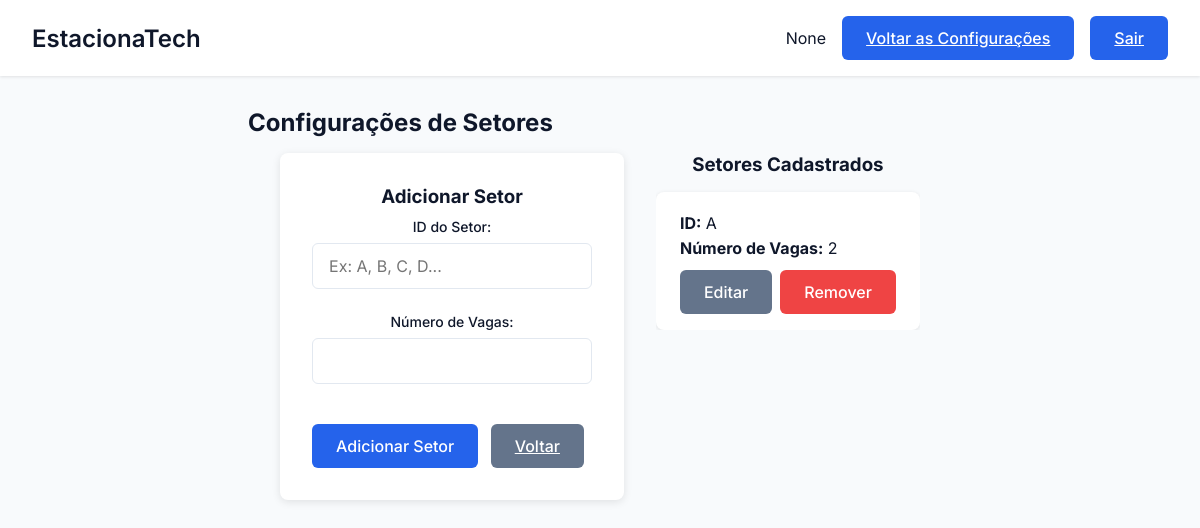
The page /setor/config_setores on the database as committed earlier.
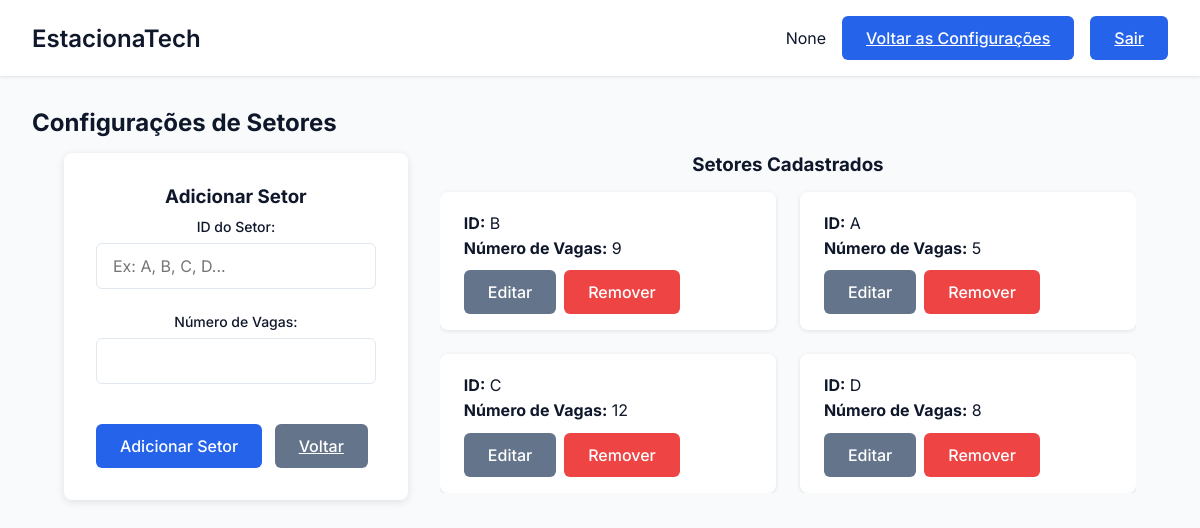
The same page on the database as committed later.
### tables this page shows
CREATE TABLE Setor (
        id_setor TEXT PRIMARY KEY,
        n_vagas INTEGER NOT NULL
    );

### EstacionaTech/routes/setor_routes.py (the view)
@setor_bp.route('/config_setores')
def config_setores():
    setores = SetorController.listar_setores()
    return render_template('config_setores.html', setores=setores)

### EstacionaTech/controllers/setor_controller.py (called while the page is built)
    @staticmethod
    def listar_setores():
        setores = Setor.listar_todos()
        return setores

### EstacionaTech/database/database.py (called while the page is built)
def conectar():
    diretorio_db = "EstacionaTech/database"
    if not os.path.exists(diretorio_db):
        os.makedirs(diretorio_db)  # Criar diretório caso não exista
    return sqlite3.connect(f"{diretorio_db}/estacionatech.db")

### EstacionaTech/models/setor.py (called while the page is built)
    def listar_todos():
        conn = conectar()
        cursor = conn.cursor()
        cursor.execute("SELECT * FROM Setor")
        setores = cursor.fetchall()
        conn.close()
        return setores

### EstacionaTech/templates/config_setores.html (shortened to what this page needs)
<!DOCTYPE html>
<html lang="pt-BR">
<head>
    <link rel="stylesheet" href="{{ url_for('static', filename='css/estilo.css') }}">
    <link rel="stylesheet" href="{{ url_for('static', filename='css/setores.css') }}">
</head>
<body>
    <div class="dashboard">
        <header class="dashboard-header">
            <nav class="dashboard-nav container">
                <h1 class="dashboard-title">EstacionaTech</h1>
                <div class="dashboard-user">
                    <span>{{ session.get('nome') }}</span>
                    <a href="{{ url_for('admin.configuracoes_admin') }}" class="btn btn-primary">Voltar as Configurações</a>
                    <a href="{{ url_for('auth.logout') }}" class="btn btn-primary">Sair</a>
                </div>
            </nav>
        </header>
        <main class="dashboard-content container">
            <h2>Configurações de Setores</h2>
            <div class="setores-layout">
                <div class="form-container">
                    <div class="dashboard-card">
                        <h3>Adicionar Setor</h3>
                        <form action="{{ url_for('setor.adicionar_setor') }}" method="POST" class="form">
                            <div class="form-group">
                                <label class="form-label" for="id_setor">ID do Setor:</label>
                                <input class="form-input" type="text" id="id_setor" name="id_setor" required placeholder="Ex: A, B, C, D...">
                            </div>
                            <div class="form-group">
                                <label class="form-label" for="n_vagas">Número de Vagas:</label>
                                <input class="form-input" type="number" id="n_vagas" name="n_vagas" required min="1">
                            </div>
                            <button type="submit" class="btn btn-primary">Adicionar Setor</button>
                            <a href="{{ url_for('configadm.configuracoes_admin') }}" class="btn btn-secondary">Voltar</a>
                        </form>
                    </div>
                </div>
                <div class="table-container">
                    <h3 class="section-title">Setores Cadastrados</h3>
                    {% if setores and setores|length > 0 %}
                        <div class="setores-grid">
                          {% for setor in setores %}
                            <div class="setor-card">
                              <p><strong>ID:</strong> {{ setor[0] }}</p>
                              <p><strong>Número de Vagas:</strong> {{ setor[1] }}</p>
                              <div class="botoes-acoes">
                                <button class="btn btn-secondary" onclick="openEditModal('{{ setor[0] }}', {{ setor[1] }})">Editar</button>
                                <form action="{{ url_for('setor.remover_setor') }}" method="POST" class="inline-form">
                                  <button type="submit" class="btn btn-danger" onclick="return confirm('Tem certeza que deseja remover o setor {{ setor[0] }}?')">Remover</button>
                                </form>
                              </div>
                            </div>
                          {% endfor %}
                        </div>
                    {% else %}
                        <p class="no-data">Nenhum setor cadastrado.</p>
                    {% endif %}
                </div>
            </div>
        </main>
    </div>
</body>
</html>

### EstacionaTech/static/css/estilo.css (style rules this page uses)
* { margin: 0; padding: 0; box-sizing: border-box; font-family: 'Inter', sans-serif; }
:root { --primary: #2563eb; --primary-dark: #1d4ed8; --secondary: #64748b; --danger: #ef4444; --success: #22c55e; --background: #f8fafc; --surface: #ffffff; --text: #0f172a; --text-light: #64748b; }
body { background-color: var(--background); color: var(--text); min-height: 100vh; }
.container { max-width: 1200px; margin: 0 auto; padding: 0 1rem; }
.form-group { margin-bottom: 1.5rem; }
.form-label { display: block; font-size: 0.875rem; font-weight: 500; margin-bottom: 0.5rem; color: var(--text); }
.form-input { width: 100%; padding: 0.75rem 1rem; border: 1px solid #e2e8f0; border-radius: 6px; font-size: 1rem; transition: all 0.2s; }
.btn { display: inline-flex; align-items: center; justify-content: center; padding: 0.75rem 1.5rem; font-size: 1rem; font-weight: 500; border-radius: 6px; cursor: pointer; transition: all 0.2s; border: none; }
.btn-primary { background-color: var(--primary); color: white; }
.dashboard { min-height: 100vh; display: grid; grid-template-rows: auto 1fr; }
.dashboard-header { background: var(--surface); padding: 1rem; box-shadow: 0 1px 3px 0 rgb(0 0 0 / 0.1); }
.dashboard-nav { display: flex; justify-content: space-between; align-items: center; }
.dashboard-title { font-size: 1.5rem; font-weight: 600; }
.dashboard-user { display: flex; align-items: center; gap: 1rem; }
.dashboard-content { padding: 2rem; }
.dashboard-content h2 { margin-bottom: 1rem; }
.dashboard-card { background-color: var(--surface); padding: 2rem; border-radius: 8px; box-shadow: 0 2px 8px rgba(0,0,0,0.1); display: flex; flex-direction: column; align-items: center; text-align: center; }
.dashboard-card h3 { margin-bottom: 10px; }

### EstacionaTech/static/css/setores.css (style rules this page uses)
.section-title { margin-top: 2rem; margin-bottom: 1rem; }
.table-container { overflow-x: auto; margin-bottom: 2rem; }
.btn-secondary { background-color: var(--secondary); color: white; }
.btn-danger { background-color: var(--danger); color: white; }
.inline-form { display: inline; }
.setores-layout { display: grid; grid-template-columns: auto 1fr; gap: 2rem; margin-top: 1rem; width: 100%; max-width: 1200px; padding: 0 2rem; align-items: start; justify-content: center; }
.form-container { flex: 1; min-width: 300px; max-width: 400px; }
.table-container { margin-top: 0; }
.table-container h3.section-title { margin-top: 0rem; margin-bottom: 1rem; text-align: center; }
.form .btn { margin-top: 1rem; margin-right: 0.5rem; }
.setores-grid { display: flex; flex-wrap: wrap; gap: 1.5rem; justify-content: flex-start; }
.setor-card { background-color: var(--surface); border-radius: 8px; box-shadow: 0 1px 4px rgba(0, 0, 0, 0.1); padding: 1rem 1.5rem; flex: 1 1 calc(50% - 1.5rem); max-width: 100%; box-sizing: border-box; }
.setor-card p { margin: 0.3rem 0; }
.botoes-acoes { display: flex; gap: 0.5rem; margin-top: 0.8rem; flex-wrap: wrap; }
.dashboard-content { padding: 2rem; }

Rows that differ between the two databases and show on the page:
added Setor: id_setor "B", n_vagas "9"
changed Setor "A": n_vagas "2" → "5"
added Setor: id_setor "C", n_vagas "12"
added Setor: id_setor "D", n_vagas "8"
